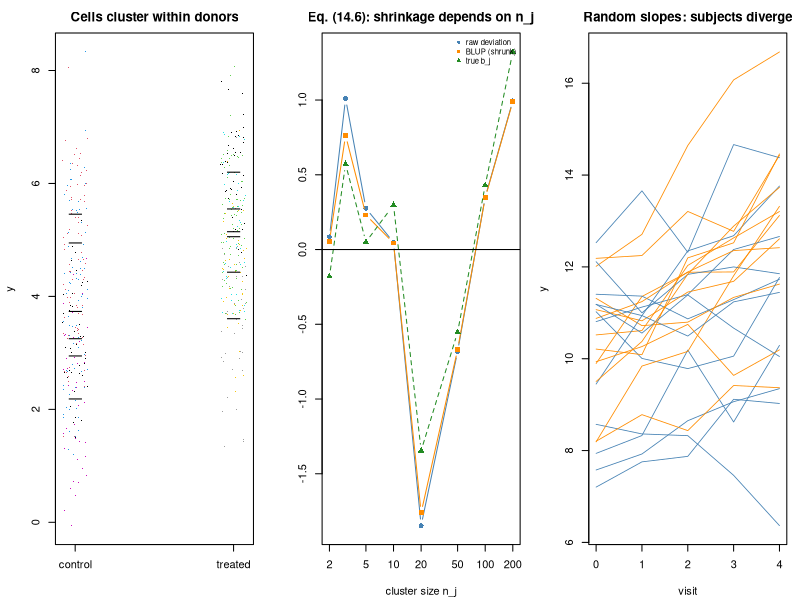

Write the R code that produced this figure.
#' ---
#' title: "Module 14 - Mixed, multilevel, and repeated-measures models"
#' output: html_document
#' ---
#'
#' **Curriculum link:** `stats.md` -> Topic 14, equations (14.1)-(14.8)
#'
#' This module is the machinery that fixes Module 01's pseudoreplication.
#'
#' ## What you will learn
#'
#' 1. The marginal covariance V = ZGZ' + R (14.2).
#' 2. ICC (14.3) recovered as a variance-component ratio.
#' 3. **Partial pooling / BLUPs (14.5)-(14.6)**: shrinkage = empirical Bayes.
#' 4. Why the boundary LRT for sigma_b^2 = 0 is a chi2 MIXTURE.
#' 5. Mixed model vs pseudobulk aggregation.
#' 6. Satterthwaite/Kenward-Roger degrees of freedom.

#+ setup, message = FALSE
suppressPackageStartupMessages({library(nlme); library(lme4)})
MODULE_NAME <- "14_mixed_models"
OUT <- file.path(Sys.getenv("STATS_OUT", unset = "results"), MODULE_NAME)
dir.create(OUT, recursive = TRUE, showWarnings = FALSE)
header <- function(txt) cat("\n", strrep("=", 72), "\n", txt, "\n",
                            strrep("=", 72), "\n", sep = "")

#' ## 1. Three ways to analyse clustered data

#+ three-ways
header("1. Wrong, crude, and correct analyses of clustered data")
simulate_clustered <- function(n_donors = 12, m_per = 40, effect = 0.6,
                               sigma_b = 1, sigma_e = 1) {
  donor <- rep(seq_len(n_donors), each = m_per)
  arm <- rep(sample(rep(0:1, n_donors / 2)), each = m_per)
  b <- rep(rnorm(n_donors, 0, sigma_b), each = m_per)
  data.frame(y = 5 + effect * arm + b + rnorm(n_donors * m_per, 0, sigma_e),
             arm = arm, donor = factor(donor))
}
set.seed(1401)
dc <- simulate_clustered()
cat(sprintf("  %d donors x %d cells = %d observations\n",
            nlevels(dc$donor), nrow(dc)/nlevels(dc$donor), nrow(dc)))
m_naive <- lm(y ~ arm, data = dc)                                   # WRONG
agg <- aggregate(y ~ donor + arm, dc, mean)                         # pseudobulk
m_agg <- lm(y ~ arm, data = agg)
m_lmm <- lme(y ~ arm, random = ~ 1 | donor, data = dc, method = "REML")
cat(sprintf("\n  %-34s%10s%10s%11s\n", "analysis", "beta_arm", "SE", "p"))
for (row_ in list(list("OLS on all cells (WRONG)", coef(summary(m_naive))["arm", ]),
                  list("OLS on donor means (pseudobulk)", coef(summary(m_agg))["arm", ]),
                  list("mixed model (random intercept)",
                       summary(m_lmm)$tTable["arm", c(1, 2, 5)])))
  cat(sprintf("  %-34s%10.4f%10.4f%11.4f\n", row_[[1]], row_[[2]][1], row_[[2]][2],
              row_[[2]][length(row_[[2]])]))
cat(sprintf("\n  The naive SE is %.1fx too small.\n",
            coef(summary(m_agg))["arm", 2] / coef(summary(m_naive))["arm", 2]))
cat("  Pseudobulk and the mixed model agree closely - for a BALANCED design\n")
cat("  they are near-equivalent, which is why pseudobulk is the recommended\n")
cat("  default for single-cell differential state (stats.md Topic 21).\n")

#' ## 2. Variance components and ICC, eq. (14.2)-(14.3)

#+ variance-components
header("2. Variance components and the ICC (14.2)-(14.3)")
vc <- as.numeric(VarCorr(m_lmm)[, "Variance"])
sigma_b2 <- vc[1]; sigma_e2 <- vc[2]
icc <- sigma_b2 / (sigma_b2 + sigma_e2)
m_per <- nrow(dc) / nlevels(dc$donor)
cat(sprintf("  estimated sigma_b^2 (between donors) = %.4f  (truth 1.00)\n", sigma_b2))
cat(sprintf("  estimated sigma_e^2 (within donor)   = %.4f  (truth 1.00)\n", sigma_e2))
cat(sprintf("  ICC (eq. 14.3)                       = %.4f\n", icc))
cat(sprintf("\n  design effect 1+(m-1)*ICC with m=%d: %.2f  (eq. 1.8)\n",
            m_per, 1 + (m_per - 1) * icc))
cat(sprintf("  predicted SE inflation: %.2fx     observed: %.2fx\n",
            sqrt(1 + (m_per - 1) * icc),
            coef(summary(m_agg))["arm", 2] / coef(summary(m_naive))["arm", 2]))
cat("  The mixed model has RECOVERED the design effect from the data.\n")

#' ## 3. Partial pooling and BLUPs, eq. (14.5)-(14.6)
#'
#' $$\hat b_j=\frac{\sigma_b^2}{\sigma_b^2+\sigma_e^2/n_j}(\bar y_j-\mathbf x_j'\hat\beta)$$

#+ blups
header("3. Shrinkage: small clusters are trusted less (14.6)")
set.seed(1402)
sizes <- c(2, 3, 5, 10, 20, 50, 100, 200)      # deliberately UNBALANCED
true_b <- rnorm(length(sizes))
du <- do.call(rbind, lapply(seq_along(sizes), function(j)
  data.frame(y = rnorm(sizes[j], 4 + true_b[j], 1),
             donor = factor(sprintf("D%d", j)), nj = sizes[j])))
mu_fit <- lme(y ~ 1, random = ~ 1 | donor, data = du, method = "REML")
vcu <- as.numeric(VarCorr(mu_fit)[, "Variance"])
s_b2 <- vcu[1]; s_e2 <- vcu[2]
blups <- ranef(mu_fit)[, 1]; grand <- fixef(mu_fit)[1]
cat(sprintf("  sigma_b^2 = %.4f,  sigma_e^2 = %.4f\n", s_b2, s_e2))
cat(sprintf("  %-8s%5s%14s%17s%9s%10s\n", "donor", "n_j", "raw mean dev",
            "lambda_j (14.6)", "BLUP", "true b_j"))
for (j in seq_along(sizes)) {
  key <- sprintf("D%d", j)
  raw <- mean(du$y[du$donor == key]) - grand
  lam <- s_b2 / (s_b2 + s_e2 / sizes[j])
  cat(sprintf("  %-8s%5d%14.4f%17.4f%9.4f%10.4f\n", key, sizes[j], raw, lam,
              blups[match(key, rownames(ranef(mu_fit)))], true_b[j]))
}
cat("\n  For n_j=2 the shrinkage factor is small, so the BLUP is pulled far\n")
cat("  toward 0. For n_j=200 lambda is nearly 1 and the BLUP tracks the raw\n")
cat("  mean. This is the empirical-Bayes borrowing limma applies across genes.\n")

#' ## 4. The boundary problem: testing sigma_b^2 = 0
#'
#' H0 sits on the BOUNDARY, so the LRT statistic is a 50:50 mixture
#' 0.5*chi2_0 + 0.5*chi2_1, not chi2_1.

#+ boundary
header("4. LRT on the boundary is a chi2 mixture, not chi2_1")
set.seed(1403)
stats_null <- na.omit(replicate(250, {
  dn <- simulate_clustered(n_donors = 10, m_per = 8, effect = 0, sigma_b = 0)
  f_mm <- try(lme(y ~ arm, random = ~ 1 | donor, data = dn, method = "ML"),
              silent = TRUE)
  if (inherits(f_mm, "try-error")) return(NA)
  f_ols <- gls(y ~ arm, data = dn, method = "ML")
  max(0, 2 * (logLik(f_mm) - logLik(f_ols)))
}))
cat(sprintf("  %d simulations with sigma_b^2 TRULY zero\n", length(stats_null)))
cat(sprintf("  proportion of LRT statistics ~0 : %.3f   (theory: 0.5)\n",
            mean(stats_null < 1e-6)))
cat(sprintf("\n  rejection rate using chi2_1 crit (%.3f) : %.3f   <- conservative\n",
            qchisq(0.95, 1), mean(stats_null > qchisq(0.95, 1))))
cat(sprintf("  rejection rate using mixture crit (%.3f) : %.3f   <- calibrated\n",
            qchisq(0.90, 1), mean(stats_null > qchisq(0.90, 1))))

#' ## 5. Degrees of freedom matter when clusters are few

#+ dof
header("5. Mixed-model p-values with few clusters")
fpr_by_clusters <- function(n_donors, m_per = 20, n_sim = 250) {
  hits <- c(lme = 0, agg = 0); ok <- 0
  for (i in seq_len(n_sim)) {
    dd <- simulate_clustered(n_donors, m_per, effect = 0)
    f <- try(lme(y ~ arm, random = ~ 1 | donor, data = dd), silent = TRUE)
    if (inherits(f, "try-error")) next
    hits["lme"] <- hits["lme"] + (summary(f)$tTable["arm", "p-value"] < 0.05)
    ag <- aggregate(y ~ donor + arm, dd, mean)
    hits["agg"] <- hits["agg"] +
      (t.test(y ~ arm, data = ag)$p.value < 0.05)
    ok <- ok + 1
  }
  hits / ok
}
set.seed(1404)
cat(sprintf("  %8s%22s%20s\n", "donors", "nlme::lme FPR", "pseudobulk t FPR"))
for (nd in c(4, 6, 10, 20)) {
  r <- fpr_by_clusters(nd)
  cat(sprintf("  %8d%21.1f%%%19.1f%%\n", nd, 100*r["lme"], 100*r["agg"]))
}
cat("\n  `nlme::lme` uses a within-group df approximation that behaves well\n")
cat("  here. But GLMM software that reports z-based p-values (and lme4, which\n")
cat("  reports none by default) is ANTICONSERVATIVE with few clusters. Use\n")
cat("  lmerTest's Satterthwaite or Kenward-Roger df, or aggregate.\n")

#' ## 6. Random slopes and repeated measures, eq. (28.1)-(28.2)

#+ random-slopes
header("6. Random intercepts vs random slopes")
set.seed(1405)
n_subj <- 24; n_visit <- 5
dl <- do.call(rbind, lapply(seq_len(n_subj), function(s) {
  arm <- s %% 2
  b0 <- rnorm(1, 0, 1.2); b1 <- rnorm(1, 0, 0.35)    # subject slope heterogeneity
  data.frame(subject = factor(sprintf("S%02d", s)), arm = arm, t = 0:(n_visit-1),
             y = (10 + b0) + (0.20 + 0.30*arm + b1) * (0:(n_visit-1)) + rnorm(n_visit, 0, 0.5))
}))
m_ri <- lme(y ~ t * arm, random = ~ 1 | subject, data = dl)
m_rs <- lme(y ~ t * arm, random = ~ t | subject, data = dl)
cat("  TRUE treatment x time interaction = 0.300\n")
cat(sprintf("  %-28s%13s%9s%11s\n", "model", "beta(t:arm)", "SE", "p"))
for (row_ in list(list("random intercept only", summary(m_ri)$tTable["t:arm", ]),
                  list("random intercept + slope", summary(m_rs)$tTable["t:arm", ])))
  cat(sprintf("  %-28s%13.4f%9.4f%11.4f\n", row_[[1]], row_[[2]]["Value"],
              row_[[2]]["Std.Error"], row_[[2]]["p-value"]))
cat(sprintf("\n  estimated random-slope SD = %.4f  (truth 0.35)\n",
            as.numeric(VarCorr(m_rs)[2, "StdDev"])))
cat(sprintf("  LRT for the random slope: p = %.4f\n",
            anova(m_ri, m_rs)[["p-value"]][2]))
cat("  Ignoring genuine slope heterogeneity understates the SE of the\n")
cat("  treatment x time interaction - the estimand of a longitudinal trial.\n")

#' ## 7. lme4 and subject-specific vs population-average, eq. (14.7)

#+ lme4-marginal
header("7. lme4, and conditional vs marginal effects (14.7)")
m4 <- lmer(y ~ arm + (1 | donor), data = dc, REML = TRUE)
cat(sprintf("  lme4::lmer beta_arm = %.4f (SE %.4f)\n",
            fixef(m4)["arm"], sqrt(diag(vcov(m4)))["arm"]))
cat(sprintf("  nlme::lme  beta_arm = %.4f (SE %.4f)   <- same model, same answer\n",
            fixef(m_lmm)["arm"], summary(m_lmm)$tTable["arm", "Std.Error"]))
cat("\n  For the IDENTITY link, subject-specific and population-average effects\n")
cat("  COINCIDE, which is why this trap is invisible in linear models. In a\n")
cat("  logistic GLMM, beta_marginal ~ beta_cond / sqrt(1 + 0.346 sigma_b^2):\n")
for (s2 in c(0.5, 1, 2, 4))
  cat(sprintf("    sigma_b^2 = %.1f -> attenuation factor %.3f\n",
              s2, 1/sqrt(1 + 0.346*s2)))
cat("\n  GEE estimates the MARGINAL effect; GLMM the CONDITIONAL one. Say which.\n")
cat("  GEE's sandwich needs MANY clusters (J >= 40); with 6 donors it is\n")
cat("  badly biased and a mixed model or aggregation is safer (Module 24).\n")

#' ## 8. Figure

#+ figure
png(file.path(OUT, "mixed_models.png"), width = 1300, height = 420, res = 110)
par(mfrow = c(1, 3), mar = c(4.2, 4.2, 2.5, 1))
plot(jitter(dc$arm, 0.4), dc$y, pch = ".", col = as.integer(dc$donor),
     xaxt = "n", xlab = "", ylab = "y", main = "Cells cluster within donors")
axis(1, 0:1, c("control", "treated"))
for (dlev in levels(dc$donor)) {
  sub <- dc[dc$donor == dlev, ]
  points(sub$arm[1], mean(sub$y), pch = "_", cex = 2)
}
lam_v <- s_b2 / (s_b2 + s_e2 / sizes)
raw_v <- sapply(seq_along(sizes), function(j) mean(du$y[du$donor == sprintf("D%d", j)]) - grand)
bl_v <- blups[match(sprintf("D%d", seq_along(sizes)), rownames(ranef(mu_fit)))]
plot(sizes, raw_v, type = "b", pch = 16, log = "x", col = "steelblue", ylim = range(c(raw_v, bl_v, true_b)),
     xlab = "cluster size n_j", ylab = "", main = "Eq. (14.6): shrinkage depends on n_j")
lines(sizes, bl_v, type = "b", pch = 15, col = "darkorange")
lines(sizes, true_b, type = "b", pch = 17, lty = 2, col = "forestgreen")
abline(h = 0)
legend("topright", c("raw deviation", "BLUP (shrunk)", "true b_j"),
       col = c("steelblue", "darkorange", "forestgreen"), pch = c(16, 15, 17),
       bty = "n", cex = 0.7)
plot(NA, xlim = c(0, 4), ylim = range(dl$y), xlab = "visit", ylab = "y",
     main = "Random slopes: subjects diverge")
for (s in levels(dl$subject)) {
  sub <- dl[dl$subject == s, ]
  lines(sub$t, sub$y, col = c("steelblue", "darkorange")[sub$arm[1] + 1], lwd = 0.8)
}
invisible(dev.off())
cat("\nFigure written to", file.path(OUT, "mixed_models.png"), "\n")

#' ## Decision rules (from `stats.md` Topic 14)
#'
#' 1. Enumerate every level of clustering. Random effects come from the DESIGN.
#' 2. Fixed blocking effects when clusters are few; random effects when many.
#' 3. Use Satterthwaite/Kenward-Roger df; never trust z-based GLMM p-values
#'    with few clusters.
#' 4. With a simple balanced design, aggregate - transparent and nearly always
#'    valid.
#'
#' **Next:** `15_missing_data_and_censoring.R`
